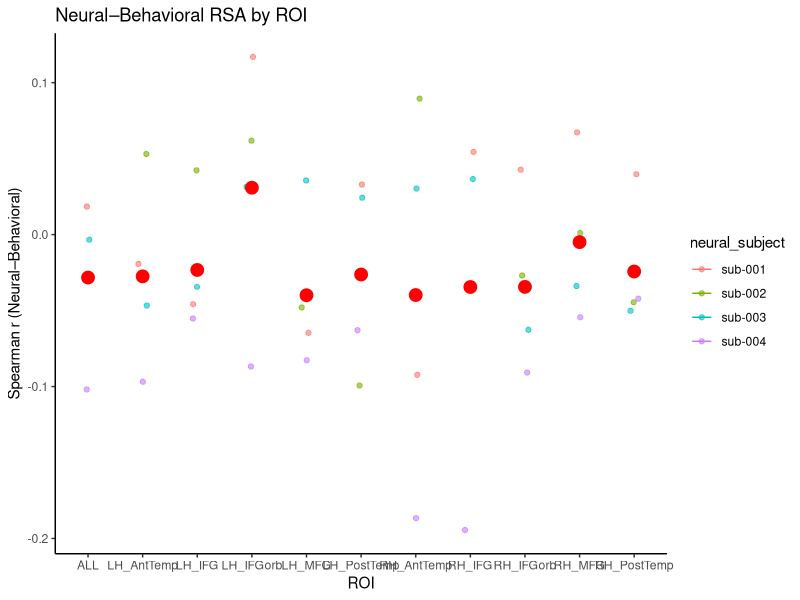
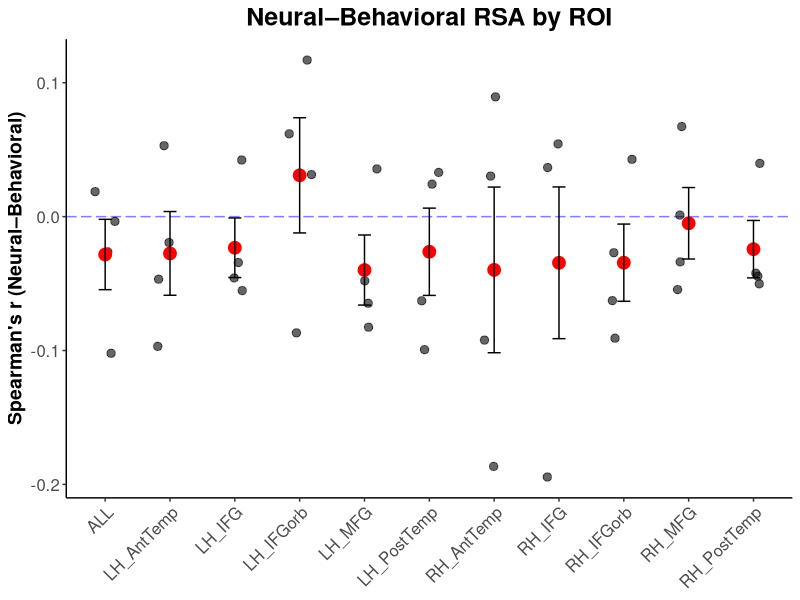
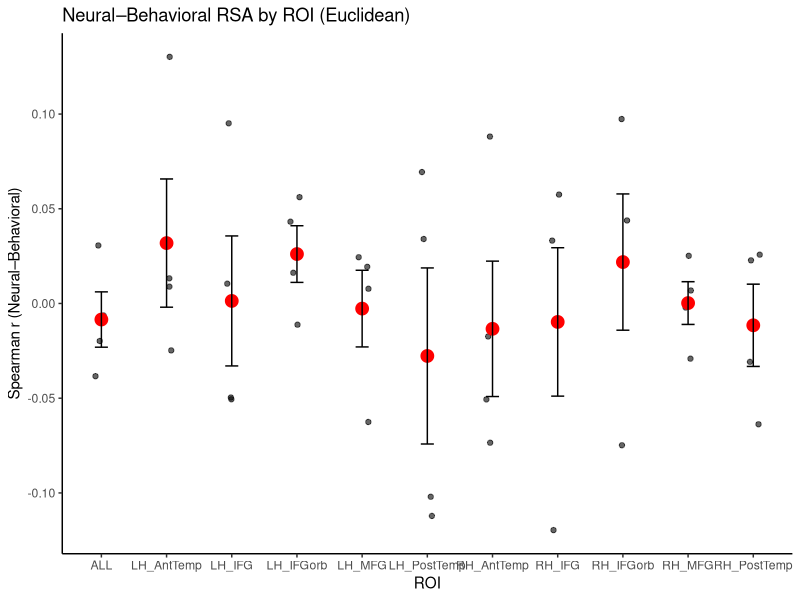
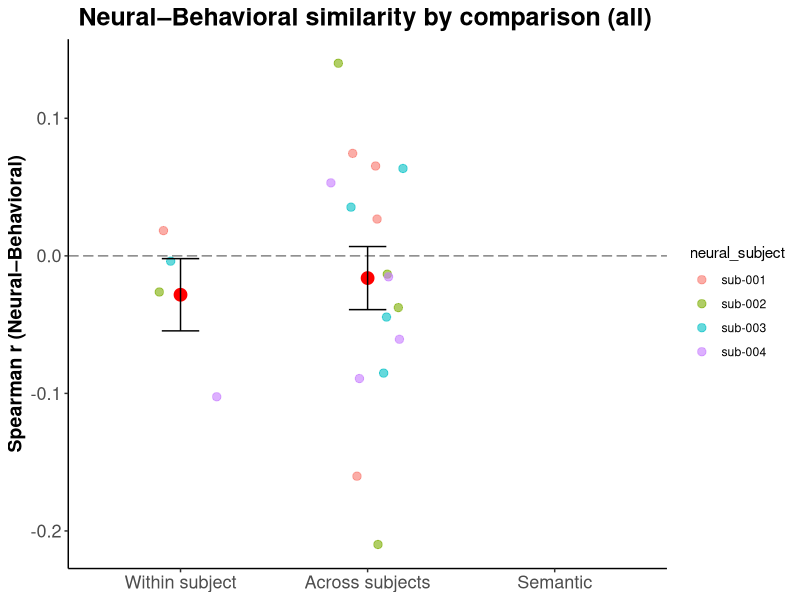
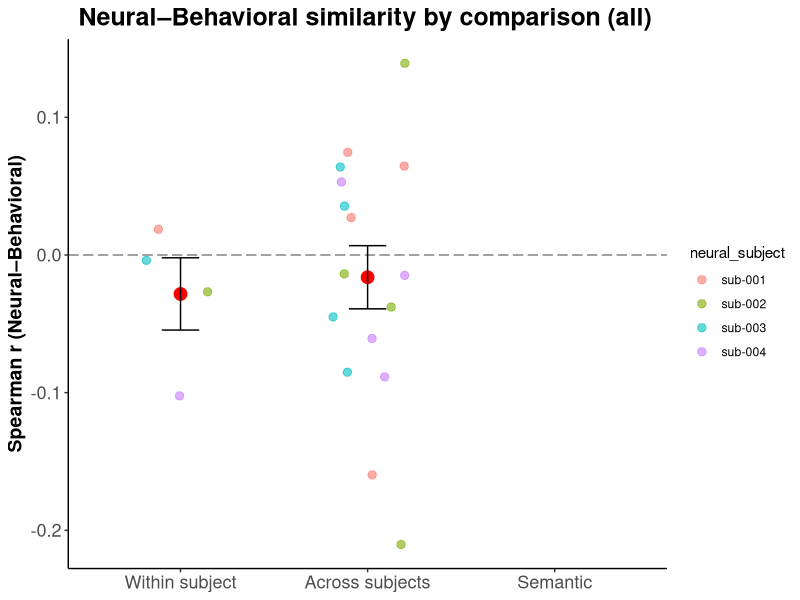

The R script that drew these images, in order: (Note: this script raises an error after producing the figures.)
## ---- chunk 1
knitr::opts_chunk$set(echo = TRUE)
## ---- chunk 2
rm(list=ls())
library(readr)
library(stringr)
library(dplyr)
library(readxl)
library(tidyverse)
library(ggsignif)
library(ggbeeswarm)
library(rlang)
library(RColorBrewer)
library(reshape)

## ---- chunk 3
dat<- read.csv("./output_figures/cross_subject_neural_behavior_rsa.csv")
## ---- chunk 4
within<- dat %>% filter(same_subject=="True")
sub1<-dat %>% filter(neural_subject=="sub-001")
sub2<-dat %>% filter(neural_subject=="sub-002")
sub3<-dat %>% filter(neural_subject=="sub-003")
sub4<-dat %>% filter(neural_subject=="sub-004")
LH<-dat %>% filter (roi=="LH_IFGorb")
cor_LH<-LH %>% filter (metric=="correlation")
cosine_LH<-LH %>% filter(metric=="cosine")
eu_LH<-LH %>% filter (metric=="euclidean")
all<-dat %>% filter(roi=="ALL")
cor_all<-all %>% filter (metric=="correlation")
cosine_all<-all %>% filter(metric=="cosine")
eu_all<-all %>% filter (metric=="euclidean")
cor_within<-within %>% filter (metric=="correlation")
eu_within<-within %>% filter (metric=="euclidean")
cosine_within<-within %>% filter(metric=="cosine")
cor_within$absR<- abs(cor_within$spearman_r)

## ---- chunk 5
cosine_all%>% group_by(same_subject) %>% summarise()
## ---- chunk 6
ggplot(cor_within, aes(x = roi, y = spearman_r, col= neural_subject)) +
  geom_jitter(width = 0.1, alpha = 0.6) +
  stat_summary(fun = mean, geom = "point", size = 4, color = "red") +
  stat_summary(fun.data = mean_se, geom = "errorbar", width = 0.2) +
  theme_classic() +
  labs(
    x = "ROI",
    y = "Spearman r (Neural–Behavioral)",
    title = "Neural–Behavioral RSA by ROI"
  )
## ---- chunk 7
ggplot(cosine_within, aes(x = roi, y = spearman_r)) +
  geom_hline(yintercept = 0, alpha = 0.5, color = "blue", linetype = "longdash")+
  geom_jitter(width = 0.2, size=2.5, alpha = 0.6) +
  stat_summary(fun = mean, geom = "point", size = 4, color = "red") +
  stat_summary(fun.data = mean_se, geom = "errorbar", width = 0.2) +
  theme_classic() +
  labs(
    x = NULL,
    y = "Spearman's r (Neural–Behavioral)",
    title = "Neural–Behavioral RSA by ROI"
  )+
  theme(
    axis.text.x = element_text(size = 12, angle = 45, hjust = 1),
    axis.text.y = element_text(size = 12),
    axis.title.x = element_text(size = 14, face = "bold"),
    axis.title.y = element_text(size = 14, face = "bold"),
    plot.title = element_text(size = 18, face = "bold", hjust = 0.5)
  )

#ggsave(filename= "./summary_plot/cosine_rsa_roi_plot_nox.pdf", width = 6,height = 5, dpi = 300)

## ---- chunk 8
ggplot(eu_within, aes(x = roi, y = spearman_r)) +
  geom_jitter(width = 0.1, alpha = 0.6) +
  stat_summary(fun = mean, geom = "point", size = 4, color = "red") +
  stat_summary(fun.data = mean_se, geom = "errorbar", width = 0.2) +
  theme_classic() +
  labs(
    x = "ROI",
    y = "Spearman r (Neural–Behavioral)",
    title = "Neural–Behavioral RSA by ROI (Euclidean)"
  )

## ---- chunk 9
ggplot(cosine_all, aes(x = same_subject, y = spearman_r)) +
 geom_hline(yintercept = 0, alpha = 0.5, color = "black", linetype = "longdash")+
  geom_jitter(width = 0.2, size=2.5, alpha = 0.6, aes(color= neural_subject)) +
  stat_summary(fun = mean, geom = "point", size = 4, color = "red") +
  stat_summary(fun.data = mean_se, geom = "errorbar", width = 0.2) +
  theme_classic() +
  labs(x= NULL,
    y = "Spearman r (Neural–Behavioral)",
    title = "Neural–Behavioral similarity by comparison (all)"
  )+
  theme(
    axis.text.x = element_text(size = 13, angle = 0, hjust = 0.5),
    axis.text.y = element_text(size = 13),
    axis.title.y = element_text(size = 14, face = "bold"),
    plot.title = element_text(size = 18, face = "bold", hjust = 0.4)
  )+scale_x_discrete(limits = c("True", "False", "semantic"),
    labels = c("False" = "Across subjects",
               "True" = "Within subject",
               "semantic"= "Semantic")
    )

#ggsave(filename= "./summary_plot/cosine_all_rsa_similarity_plot.pdf", width = 6.5,height = 5, dpi = 300)

## ---- chunk 10
comparisons <- list(
  c("True", "False"),
  c("True", "semantic"),
  c("False", "semantic")
)
library(ggpubr)

ggplot(cosine_all, aes(x = same_subject, y = spearman_r)) +
  geom_hline(yintercept = 0, alpha = 0.5, color = "black", linetype = "longdash") +
  geom_jitter(width = 0.2, size = 2.5, alpha = 0.6, aes(color = neural_subject)) +
  stat_summary(fun = mean, geom = "point", size = 4, color = "red") +
  stat_summary(fun.data = mean_se, geom = "errorbar", width = 0.2) +
  stat_compare_means(
    comparisons = comparisons,
    method = "t.test",
    paired = TRUE,
    label = "p.signif"
  ) +
  theme_classic() +
  labs(
    x = NULL,
    y = "Spearman r (Neural–Behavioral)",
    title = "Neural–Behavioral similarity by comparison (all)"
  ) +
  theme(
    axis.text.x = element_text(size = 13, angle = 0, hjust = 0.5),
    axis.text.y = element_text(size = 13),
    axis.title.y = element_text(size = 14, face = "bold"),
    plot.title = element_text(size = 18, face = "bold", hjust = 0.4)
  ) +
  scale_x_discrete(
    limits = c("True", "False", "semantic"),
    labels = c(
      "False" = "Across subjects",
      "True" = "Within subject",
      "semantic" = "Semantic"
    )
  )
## ---- chunk 11
library(dplyr)
library(tidyr)

wide <- cosine_LH %>%
  group_by(neural_subject, same_subject) %>%
  summarise(spearman_r = mean(spearman_r), .groups = "drop") %>%
  pivot_wider(names_from = same_subject, values_from = spearman_r)

t.test(wide$True, wide$False, paired = TRUE)
t.test(wide$True, wide$semantic, paired = TRUE)
t.test(wide$False, wide$semantic, paired = TRUE)
## ---- chunk 12
library(dplyr)

subject_means <- cosine_LH %>%
  group_by(neural_subject, same_subject) %>%
  summarise(mean_r = mean(spearman_r), .groups = "drop")
summary_stats <- subject_means %>%
  group_by(same_subject) %>%
  summarise(
    mean_r = mean(mean_r),
    se_r = sd(mean_r) / sqrt(n()),
    n = n()
  )

summary_stats
## ---- chunk 13
library(ggpubr)

comparisons <- list(
  c("True", "False"),
  c("True", "semantic"),
  c("False", "semantic")
)

ggplot(cosine_all, aes(x = same_subject, y = spearman_r)) +
  geom_hline(yintercept = 0, alpha = 0.5, color = "black", linetype = "longdash") +
  geom_jitter(width = 0.2, size = 2.5, alpha = 0.6, aes(color = neural_subject)) +
  stat_summary(fun = mean, geom = "point", size = 4, color = "red") +
  stat_summary(fun.data = mean_se, geom = "errorbar", width = 0.2) +
  stat_compare_means(
    comparisons = comparisons,
    method = "t.test",
    paired = TRUE,
    label = "p.signif",
    step.increase = 0.08
  ) +
  theme_classic() +
  labs(
    x = NULL,
    y = "Spearman r (Neural–Behavioral)",
    title = "Neural–Behavioral similarity by comparison (all)"
  ) +
  theme(
    axis.text.x = element_text(size = 13, hjust = 0.5),
    axis.text.y = element_text(size = 13),
    axis.title.y = element_text(size = 14, face = "bold"),
    plot.title = element_text(size = 18, face = "bold", hjust = 0.4)
  ) +
  scale_x_discrete(
    limits = c("True", "False", "semantic"),
    labels = c(
      "False" = "Across subjects",
      "True" = "Within subject",
      "semantic" = "Semantic"
    )
  )
## ---- chunk 14
library(dplyr)

cosine_subject <- cosine_all %>%
  group_by(neural_subject, same_subject) %>%
  summarise(spearman_r = mean(spearman_r), .groups = "drop")
## ---- chunk 15
ggplot(cosine_subject, aes(x = same_subject, y = spearman_r)) +
  geom_hline(yintercept = 0, alpha = 0.5, color = "black", linetype = "longdash") +
  geom_jitter(width = 0.15, size = 2.5, alpha = 0.7, aes(color = neural_subject)) +
  stat_summary(fun = mean, geom = "point", size = 4, color = "red") +
  stat_summary(fun.data = mean_se, geom = "errorbar", width = 0.2) +
  stat_compare_means(
    comparisons = comparisons,
    method = "t.test",
    paired = TRUE,
    label = "p.signif",
    hide.ns = TRUE
  ) +
  theme_classic() +
  labs(
    x = NULL,
    y = "Spearman r (Neural–Behavioral)",
    title = "Neural–Behavioral similarity by comparison (all)"
  ) +

  theme(
    axis.text.x = element_text(size = 13, hjust = 0.5),
    axis.text.y = element_text(size = 13),
    axis.title.y = element_text(size = 14, face = "bold"),
    plot.title = element_text(size = 18, face = "bold", hjust = 0.4)
  ) +
  scale_x_discrete(
    limits = c("True","False","semantic"),
    labels = c(
      "True" = "Within subject",
      "False" = "Across subjects",
      "semantic" = "Semantic"
    )
  )

#ggsave(filename= "./summary_plot/sig_cosine_all_rsa_similarity_plot.png", width = 6.5,height = 5, dpi = 300)
## ---- chunk 16
library(rstatix)

stat.test <- cosine_subject %>%
  pairwise_t_test(
    spearman_r ~ same_subject,
    paired = TRUE
  ) %>%
  filter(p < 0.05)
## ---- chunk 17
ggplot(cosine_subject, aes(x = same_subject, y = spearman_r)) +
  geom_hline(yintercept = 0, alpha = 0.5, color = "black", linetype = "longdash") +
  geom_jitter(width = 0.15, size = 2.5, alpha = 0.7, aes(color = neural_subject)) +
  stat_summary(fun = mean, geom = "point", size = 4, color = "red") +
  stat_summary(fun.data = mean_se, geom = "errorbar", width = 0.2) +

  # manual significance bracket: True vs False
  geom_segment(aes(x = 1, xend = 2, y = 0.1, yend = 0.1), inherit.aes = FALSE) +
  geom_segment(aes(x = 1, xend = 1, y = 0.09, yend = 0.1), inherit.aes = FALSE) +
  geom_segment(aes(x = 2, xend = 2, y = 0.09, yend = 0.1), inherit.aes = FALSE) +
  annotate("text", x = 1.5, y = 0.105, label = "*", size = 6) +

  theme_classic() +
  labs(
    x = NULL,
    y = "Spearman r (Neural–Behavioral)",
    title = "Neural–Behavioral similarity by comparison (all)"
  ) +
  theme(
    axis.text.x = element_text(size = 13, hjust = 0.5),
    axis.text.y = element_text(size = 13),
    axis.title.y = element_text(size = 14, face = "bold"),
    plot.title = element_text(size = 18, face = "bold", hjust = 0.4)
  ) +
  scale_x_discrete(
    limits = c("True","False","semantic"),
    labels = c(
      "True" = "Within subject",
      "False" = "Across subjects",
      "semantic" = "Semantic"
    )
  )
ggsave(filename= "./summary_plot/sig_cosine_all_rsa_similarity_plot.png", width = 6.5,height = 5, dpi = 300)
